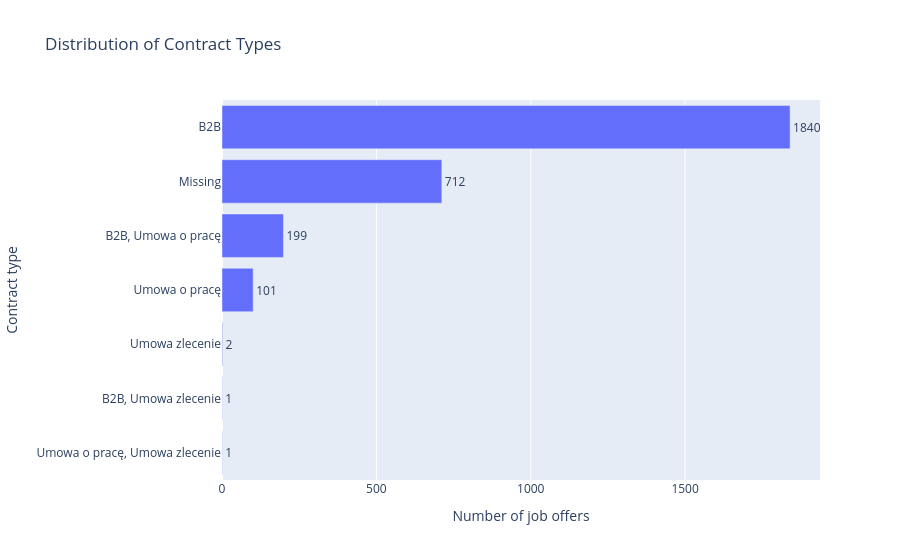

Notebook cell for this chart:
### Code cell
contract_type_plot = (
    contract_type_summary
    .sort_values(
        "job_offers",
        ascending=True
    )
)

fig = px.bar(
    contract_type_plot,
    x="job_offers",
    y="contract_type",
    orientation="h",
    text="job_offers",
    title="Distribution of Contract Types",
    labels={
        "job_offers": "Number of job offers",
        "contract_type": "Contract type"
    }
)

fig.update_traces(
    textposition="outside"
)

fig.update_layout(
    showlegend=False
)

fig.show()

### Figure 1 — Plotly figure (JSON) as saved in the notebook; plotly's stock layout.template omitted (floating-point values rounded to 4 significant figures)
{"data": [{"hovertemplate": "Number of job offers=%{text}<br>Contract type=%{y}<extra></extra>", "legendgroup": "", "marker": {"color": "#636efa", "pattern": {"shape": ""}}, "name": "", "orientation": "h", "showlegend": false, "text": [1.0, 1.0, 2.0, 101.0, 199.0, 712.0, 1840.0], "textposition": "outside", "type": "bar", "x": [1, 1, 2, 101, 199, 712, 1840], "xaxis": "x", "y": ["Umowa o pracę, Umowa zlecenie", "B2B, Umowa zlecenie", "Umowa zlecenie", "Umowa o pracę", "B2B, Umowa o pracę", "Missing", "B2B"], "yaxis": "y"}], "layout": {"barmode": "relative", "legend": {"tracegroupgap": 0}, "showlegend": false, "title": {"text": "Distribution of Contract Types"}, "xaxis": {"anchor": "y", "domain": [0, 1], "title": {"text": "Number of job offers"}}, "yaxis": {"anchor": "x", "domain": [0, 1], "title": {"text": "Contract type"}}}}
